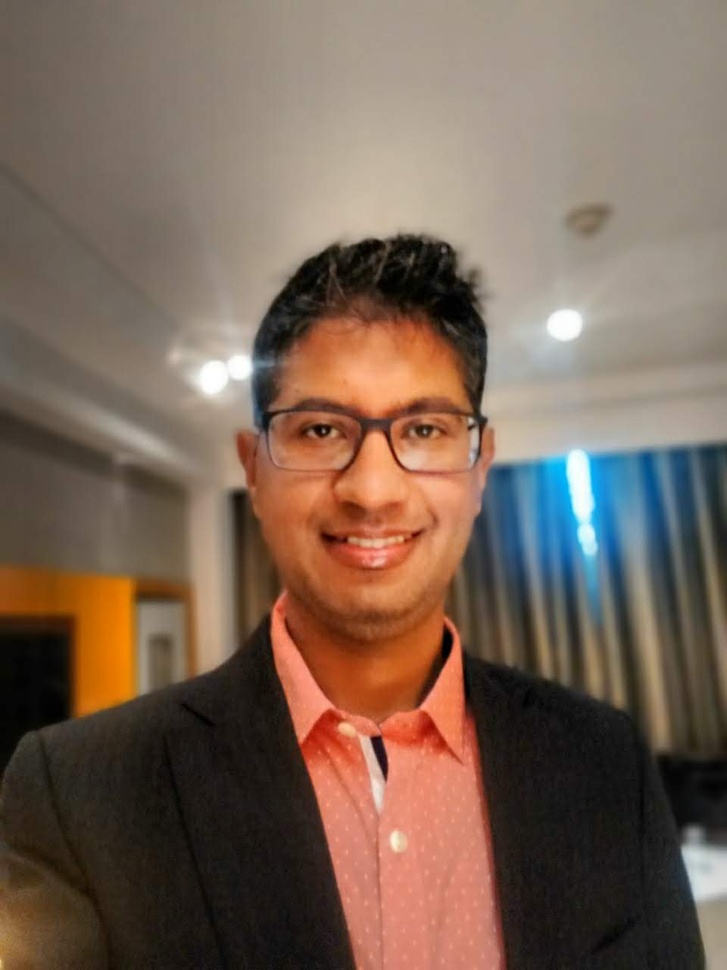
#> input picture input.jpg, 727 x 970 px, shrunk from 960 x 1280 before the run
$ python sketch.py
#> lines starting #> are read from the running program, lines starting #| are printed output that depends on the picture; after the words box and inside, x2 and y2 are one past the last pixel; in counts of white or black regions, pixels touching at a corner belong together
#> further down, input_image is the input picture: shape (970, 727, 3); mean B, G, R 86.3, 100.3, 121.6
import cv2
import numpy as np

def sketch_image(image):
    # Convert image to grayscale
    gray_image = cv2.cvtColor(image, cv2.COLOR_BGR2GRAY)
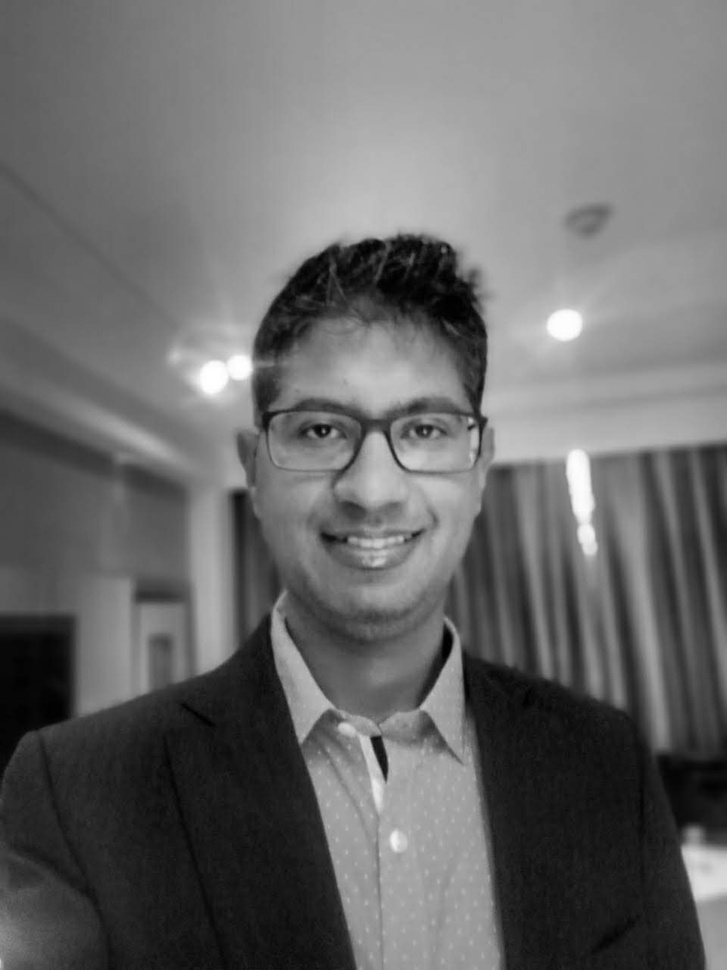
#> gray_image: shape (970, 727); min 0, max 255, mean 105.1

    # Blur the grayscale image to reduce high-frequency noise
    blurred_image = cv2.GaussianBlur(gray_image, (5, 5), 0)

    # Perform edge detection to highlight the edges in the image
    canny_edges = cv2.Canny(blurred_image, 10, 70)
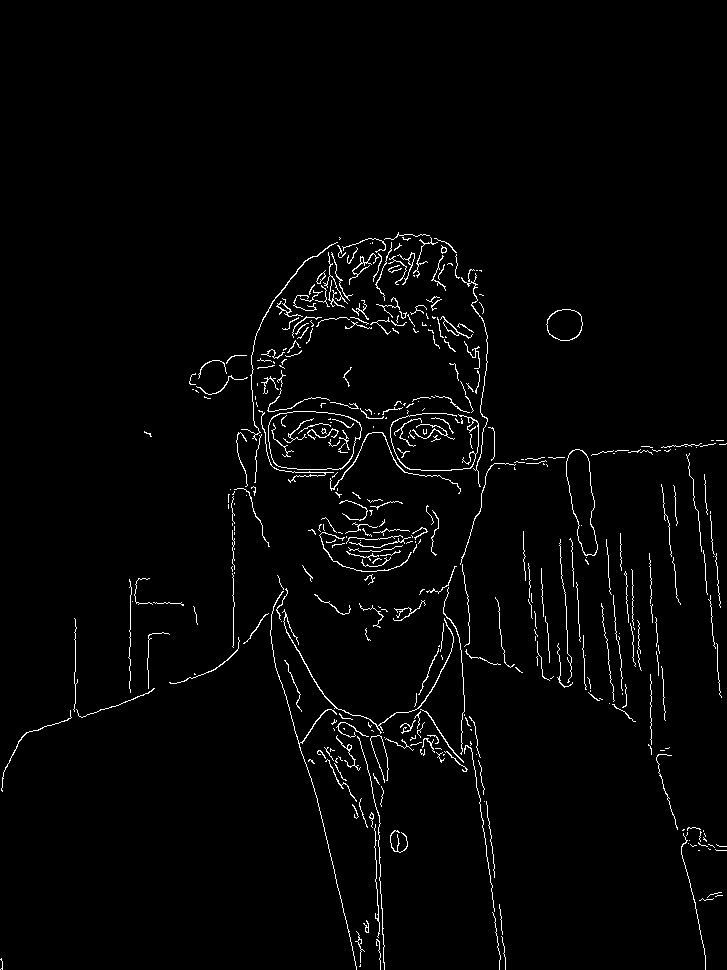
#> canny_edges: shape (970, 727); 2.2% white in thin lines or dots, all inside (x1, y1, x2, y2) = (0, 232, 727, 970)

    # Invert the binary image
    inverted_image = cv2.bitwise_not(canny_edges)

    return inverted_image

# Load the input image
input_image = cv2.imread("input.jpg")

# Generate the sketch image
sketch_image = sketch_image(input_image)

# Save the sketch image
cv2.imwrite("output.jpg", sketch_image)

# Display the sketch image
cv2.imshow("Sketch Image", sketch_image)
cv2.waitKey(0)
cv2.destroyAllWindows()
